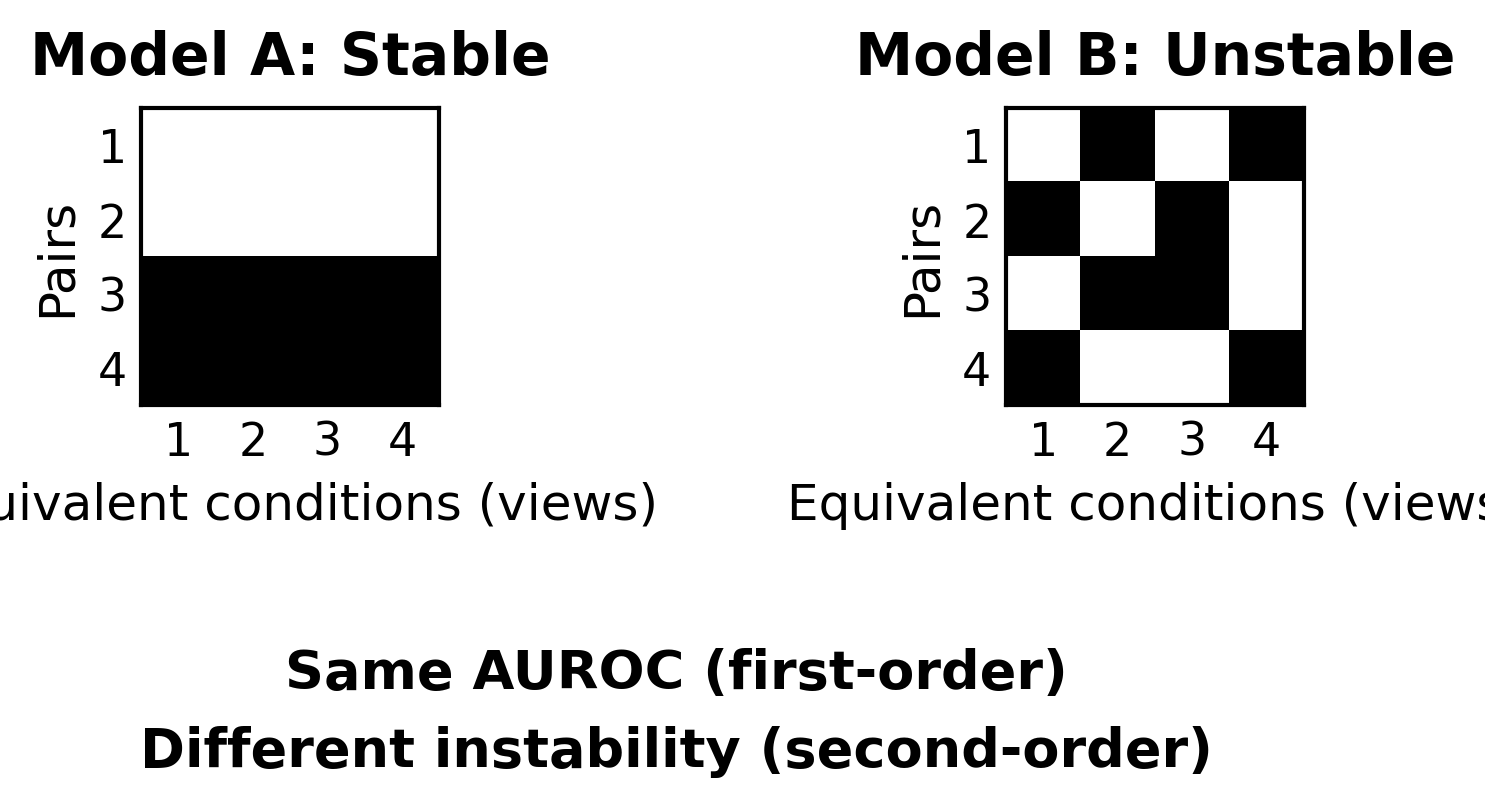

Python code for this plot:
import os

import matplotlib.pyplot as plt
import numpy as np
from matplotlib.colors import ListedColormap

# Model A: stable — half pairs always correct, half always wrong
A = np.array(
    [
        [1, 1, 1, 1],
        [1, 1, 1, 1],
        [0, 0, 0, 0],
        [0, 0, 0, 0],
    ],
    dtype=float,
)

# Model B: unstable — same mean correctness as A
B = np.array(
    [
        [1, 0, 1, 0],
        [0, 1, 0, 1],
        [1, 0, 0, 1],
        [0, 1, 1, 0],
    ],
    dtype=float,
)

out_dir = "Figures"
os.makedirs(out_dir, exist_ok=True)

plt.rcParams.update(
    {
        "font.size": 12,
        "axes.titlesize": 14,
        "axes.labelsize": 12,
        "xtick.labelsize": 11,
        "ytick.labelsize": 11,
        "figure.dpi": 150,
        "savefig.dpi": 300,
    }
)

# 0 = black (incorrect), 1 = white (correct)
cmap = ListedColormap(["#000000", "#ffffff"])

fig, axes = plt.subplots(1, 2, figsize=(6, 2.6))

n_rows, n_cols = A.shape
pair_labels = [f"{i + 1}" for i in range(n_rows)]
cond_labels = [f"{j + 1}" for j in range(n_cols)]

for ax, data, title in zip(
    axes,
    (A, B),
    ("Model A: Stable", "Model B: Unstable"),
):
    ax.imshow(data, cmap=cmap, vmin=0, vmax=1, interpolation="nearest", aspect="equal")
    ax.set_title(title, fontweight="bold", pad=8)
    ax.set_xlabel("Equivalent conditions (views)")
    ax.set_ylabel("Pairs")
    ax.set_xticks(np.arange(n_cols))
    ax.set_yticks(np.arange(n_rows))
    ax.set_xticklabels(cond_labels)
    ax.set_yticklabels(pair_labels)
    ax.tick_params(length=0)
    for spine in ax.spines.values():
        spine.set_visible(True)
        spine.set_linewidth(1.0)
        spine.set_edgecolor("black")
    ax.grid(False)

plt.tight_layout(rect=[0, 0.22, 1, 1])
fig.text(
    0.5,
    0.14,
    "Same AUROC (first-order)",
    ha="center",
    va="top",
    fontsize=13,
    fontweight="bold",
)
fig.text(
    0.5,
    0.04,
    "Different instability (second-order)",
    ha="center",
    va="top",
    fontsize=13,
    fontweight="bold",
)

pdf_path = os.path.join(out_dir, "first_vs_second_order_instability.pdf")
png_path = os.path.join(out_dir, "first_vs_second_order_instability.png")
fig.savefig(pdf_path, bbox_inches="tight", facecolor="white", edgecolor="none")
fig.savefig(png_path, bbox_inches="tight", facecolor="white", edgecolor="none")
plt.close(fig)
